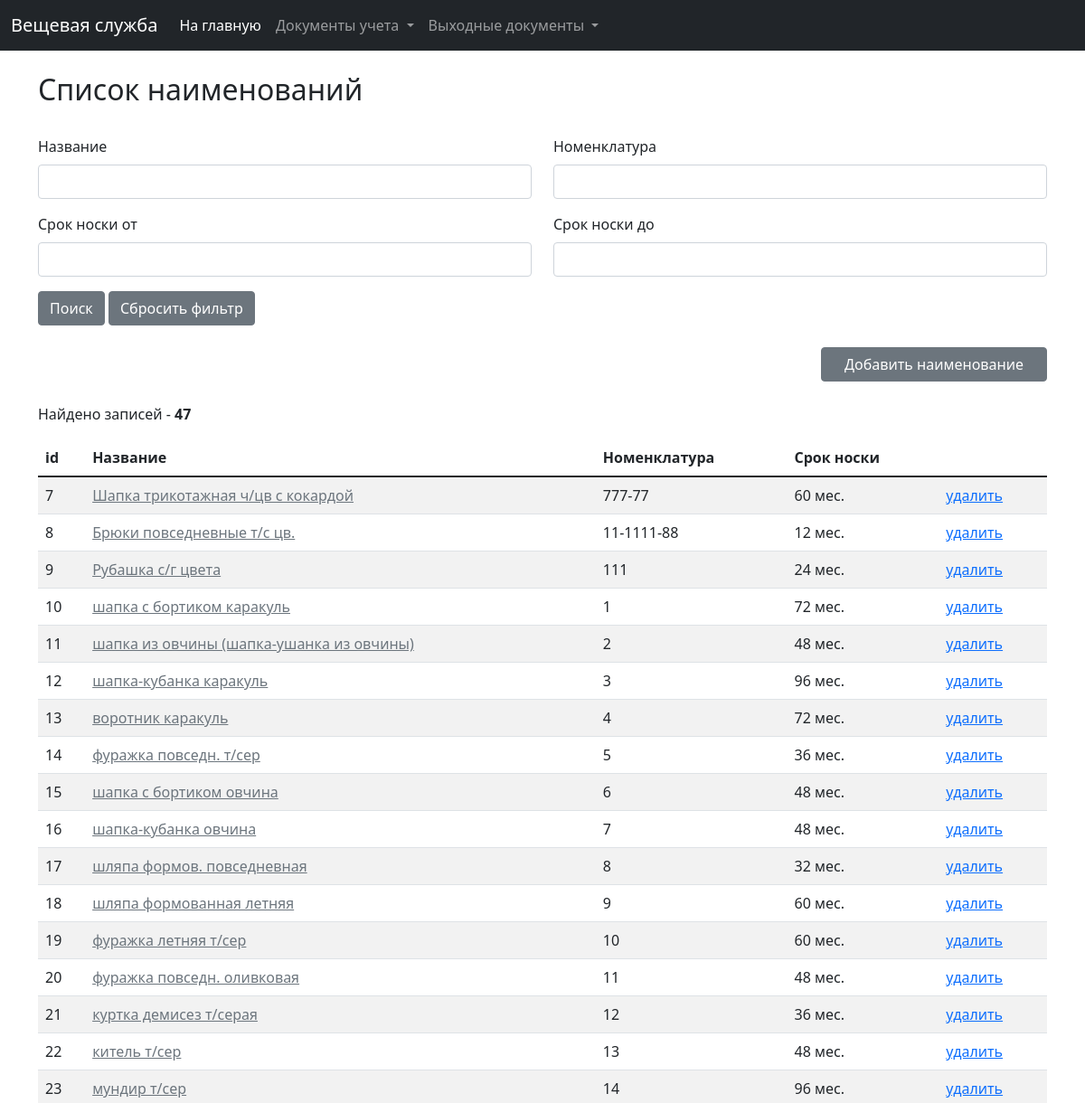
The page /clothing/clothes (upper part) on the database as committed earlier.
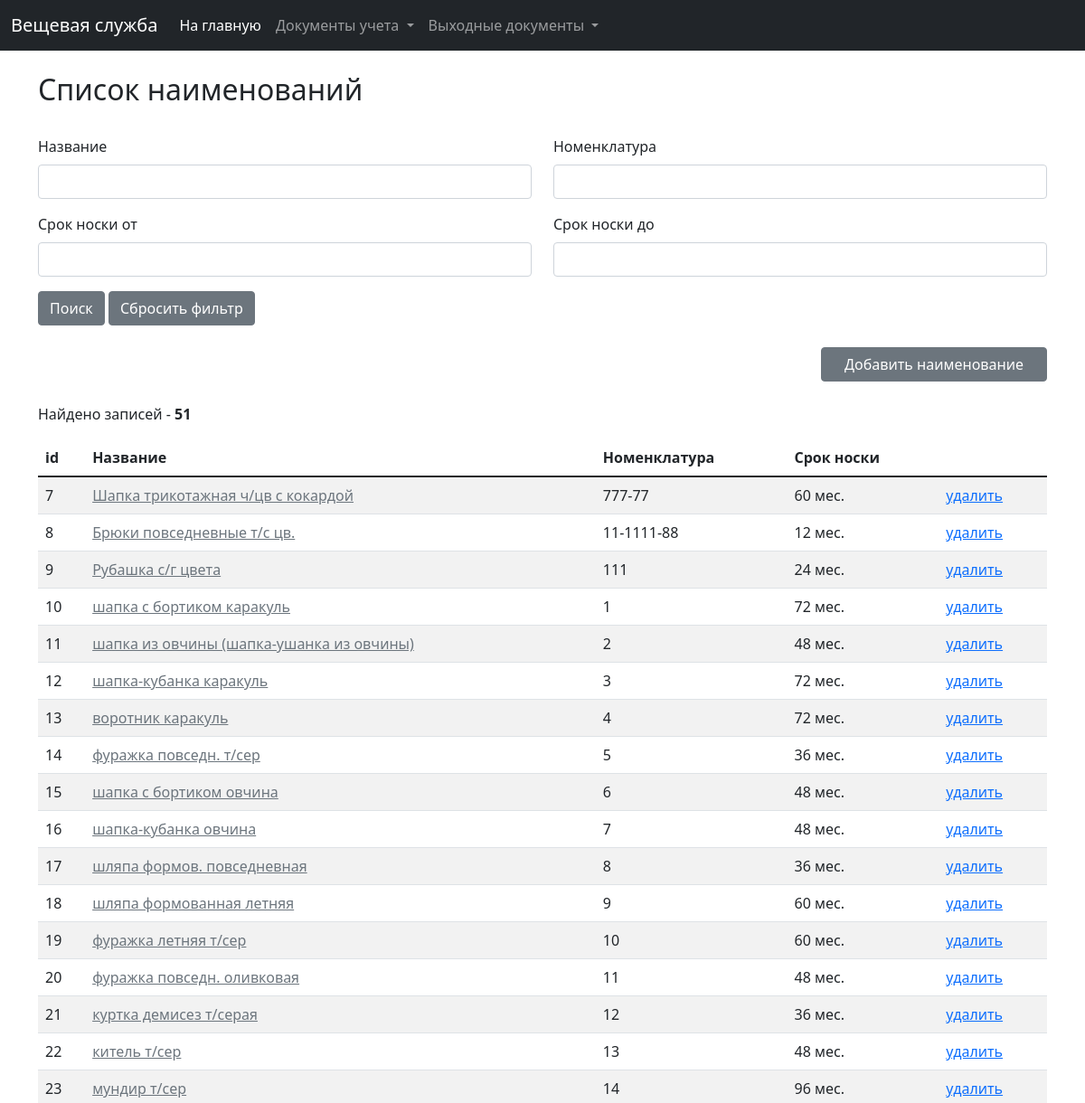
The same page on the database as committed later.
### clothing/models.py (models this page shows, shortened)
class Clothes(models.Model):
    clothes_title = models.CharField(verbose_name="Наименование", max_length=255)
    wear_time = models.IntegerField(verbose_name="Сроки носки, мес.")
    nomenclature = models.CharField(verbose_name="Номенклатура", max_length=255, null=True, blank=True)
    created_at = models.DateTimeField(verbose_name="Дата и время создания", auto_created=True, blank=True, null=True)
    price = models.FloatField(verbose_name="Цена", blank=True, null=True)
    last_modified = models.DateTimeField(verbose_name="Дата и время последнего изменения", auto_now=True, blank=True,
                                         null=True)
    class Meta:
        ordering = ('id',)
        verbose_name = 'Наименование предмета'
        verbose_name_plural = 'Наименования предметов'

### clothing/views.py (the view)
# urls.py: path('clothes', views.clothes_list, name='clothes_list'),
def clothes_list(request):
    f = ClothesFilter(request.GET, queryset=Clothes.objects.all())
    paginator = Paginator(f.qs, 30)
    page = request.GET.get('page')
    cl_list = paginator.get_page(page)
    clothes_form = ClothesForm()
    return render(request, 'clothing/clothes/clothes_list.html',
                  {'list': cl_list, 'clothes_form': clothes_form, 'filter': f})

### clothing/forms.py
class ClothesForm(ModelForm):
    class Meta:
        model = Clothes
        fields = ['clothes_title', 'wear_time', 'nomenclature']

### clothing/templatetags/url_replace.py (called while the page is built)
@register.simple_tag
def url_replace(request, field, value):
    d = request.GET.copy()
    d[field] = value
    return d.urlencode()

### clothing/templates/clothing/clothes/clothes_list.html (shortened to what this page needs)
{% extends 'base_list.html' %}
{% load widget_tweaks %}
{% load static %}
{% block list_title %}Список наименований{% endblock %}
{% block filters %}
    <form action="{% url 'clothing:clothes_list' %}">
        <div class="row">
            <div class="col-md-6">
                <div class="mb-3">
                    <label class="form-label">Название</label>
                    {% render_field filter.form.clothes_title class+="form-control" %}
                </div>
            </div>
            <div class="col-md-6">
                <div class="mb-3">
                    <label class="form-label">Номенклатура</label>
                    {% render_field filter.form.nomenclature class+="form-control" %}
                </div>
            </div>
        </div>
        <div class="row">
            <div class="col-md-6">
                <div class="mb-3">
                    <label class="form-label">Срок носки от</label>
                    {% render_field filter.form.wear_time_from class+="form-control" %}
                </div>
            </div>
            <div class="col-md-6">
                <div class="mb-3">
                    <label class="form-label">Срок носки до</label>
                    {% render_field filter.form.wear_time_till class+="form-control" %}
                </div>
            </div>
        </div>
        <button type="submit" class="btn btn-secondary">Поиск</button>
        <a href="{% url 'clothing:clothes_list' %}" class="btn btn-secondary">Сбросить фильтр</a>
    </form>
{% endblock %}
{% block add_button %}
    <a href="#clothes_add_data_form" data-bs-toggle="modal" class="btn btn-secondary"
       style="display: block; margin-left:auto; width: 250px;">Добавить наименование</a>
{% endblock %}
{% block list %}
    <table class="table table-striped table-hover">
        <thead>
        <tr>
            <th scope="col">id</th>
            <th scope="col">Название</th>
            <th scope="col">Номенклатура</th>
            <th scope="col">Срок носки</th>
            <th scope="col"></th>
        </tr>
        </thead>
        <tbody>
        {% for clothes in list %}
            <tr>
                <td>{{ clothes.id }}</td>
                <td><a href="#card_add_data_form_{{ clothes.id }}" data-bs-toggle="modal"
                       class="link-secondary">{{ clothes.clothes_title|default_if_none:"Нет данных" }}</a></td>
                <td>{{ clothes.nomenclature|default_if_none:"Нет данных" }}</td>
                <td>{{ clothes.wear_time|default_if_none:"Нет данных" }} мес.</td>
                <td><a href="javascript:delete_clothes({{ clothes.id }})">удалить</a></td>
            </tr>
        {% endfor %}
        </tbody>
    </table>
{% endblock %}

### templates/base_list.html (shortened to what this page needs)
{% extends 'base.html' %}
{% load url_replace %}
{% block content %}
    <div class="container">
        <br>
        <h2>{% block list_title %}{% endblock %}</h2>
        <br>
        {% block filters %}{% endblock %}
        <br>
        {% block add_button %}{% endblock %}
        <br>
        {% if list %}
            <p>Найдено записей - <b>{{ filter.qs|length }}</b></p>
            {% block list %}{% endblock %}
        {% else %}
            <p>Список пуст!</p>
        {% endif %}
    </div>
{% endblock %}

### templates/base.html (shortened to what this page needs)
<!doctype html>
<html lang="ru">
<head>
    <link href="https://cdn.jsdelivr.net/npm/bootstrap@5.1.3/dist/css/bootstrap.min.css" rel="stylesheet"
>
    <link href="https://cdn.jsdelivr.net/npm/select2@4.1.0-rc.0/dist/css/select2.min.css" rel="stylesheet"/>
</head>
<body>
{% include 'nav_main.html' %}
<div class="main-div">
    {% block content %}{% endblock %}
</div>
</body>
</html>

### templates/nav_main.html (shortened to what this page needs)
<nav class="navbar navbar-expand-lg navbar-dark bg-dark">
    <div class="container-fluid">
        <a class="navbar-brand" href="{% url 'clothing:card_list' %}">Вещевая служба</a>
        <div class="collapse navbar-collapse" id="navbarSupportedContent">
            <ul class="navbar-nav me-auto mb-2 mb-lg-0">
                <li class="nav-item">
                    <a class="nav-link active" aria-current="page" href="{% url 'clothing:card_list' %}">На главную</a>
                </li>
                <li class="nav-item dropdown">
                    <a class="nav-link dropdown-toggle" href="#" id="navbarDropdown" role="button"
                       data-bs-toggle="dropdown" aria-expanded="false">
                        Документы учета
                    </a>
                </li>
                <li class="nav-item dropdown">
                    <a class="nav-link dropdown-toggle" href="#" id="navbarDropdown" role="button"
                       data-bs-toggle="dropdown" aria-expanded="false">
                        Выходные документы
                    </a>
                </li>
            </ul>
        </div>
    </div>
</nav>

Rows that differ between the two databases and show on the page:
changed Clothes "шапка-кубанка каракуль": wear_time "96" → "72"
changed Clothes "шляпа формов. повседневная": wear_time "32" → "36"
Other text that changed with them:
{{ filter.qs|length }}: "47" → "51"
